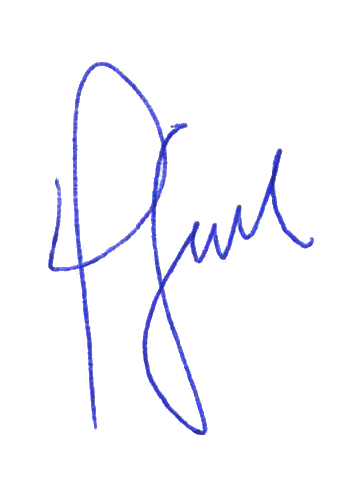
#> input picture UC7_Desenvolvimento_Aplicacoes_IA/Tema02/Bloco01/2-Morfologia/assinatura.png, 362 x 498 px
$ python erosaodilatacao.py
#> lines starting #> are read from the running program, lines starting #| are printed output that depends on the picture
import cv2
from matplotlib import pyplot as plt
import numpy as np


# limpeza
plt.clf()

img = cv2.imread('assinatura.png')
#> img is the input picture: shape (498, 362, 3); mean B, G, R 253.1, 248.1, 247.9
img = cv2.cvtColor(img, cv2.COLOR_BGR2RGB)

plt.imshow(img)
plt.show()

struct = np.ones((5,5), np.uint8)

img_erosao = cv2.erode(img, struct, iterations=3)
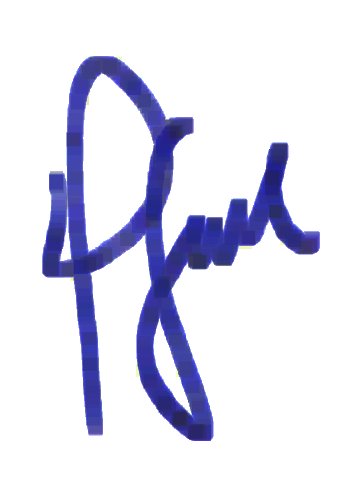
#> img_erosao: shape (498, 362, 3); mean R, G, B 223.4, 223.6, 239.1
plt.imshow(img_erosao)
plt.show()

img_dilatacao = cv2.dilate(img, struct, iterations=1)
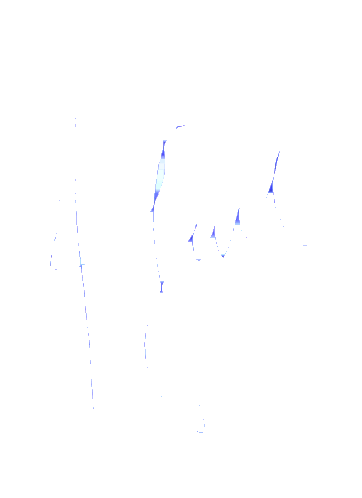
#> img_dilatacao: shape (498, 362, 3); mean R, G, B 254.6, 254.7, 255
plt.imshow(img_dilatacao)
plt.show()

img_erosao2 = cv2.erode(img_dilatacao, struct, iterations=3)
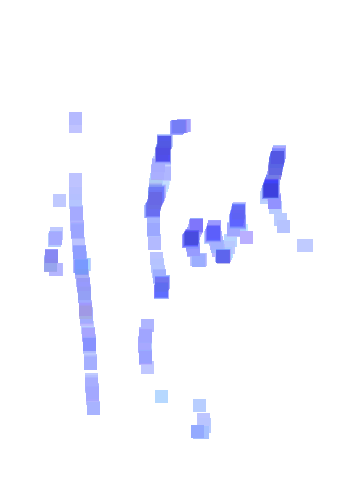
#> img_erosao2: shape (498, 362, 3); mean R, G, B 247.4, 248, 254.6
plt.imshow(img_erosao2)
plt.show()
